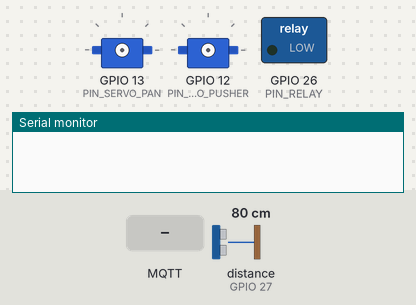
A program run on a simulated ESP32. Parts: 2 × servo, switched loads named in the program (green lamp = pin HIGH), the last lines printed to the serial monitor. Inputs (shaded band) come from the test bench; at power-on: distance to the obstacle (sensor on GPIO 27) 80 cm. The echo pulse lasts 58.3 µs per cm; WiFi joins after 1.5 s; servers stay silent unless stated; no MQTT or app messages arrive unless stated.

Above: at 0.0 s.
At 5.0 s:
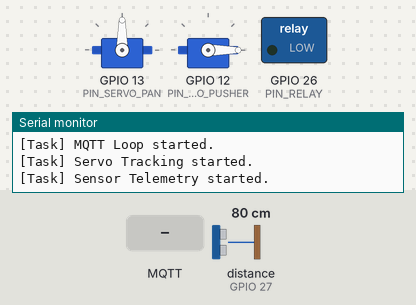
5.1 s: MQTT message "1" arrives on the second subscribed topic
At 5.5 s:
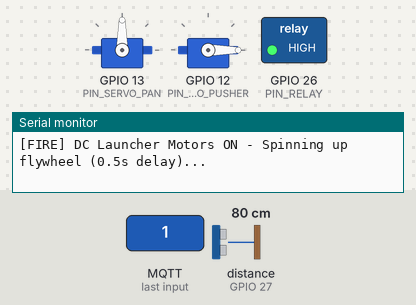
7.8 s: MQTT message "1" arrives on the first subscribed topic
9.3 s: MQTT message "on" arrives on the first subscribed topic
Timing chart, 0 to 12.3 s (numbered marks = the images above; inputs shaded):
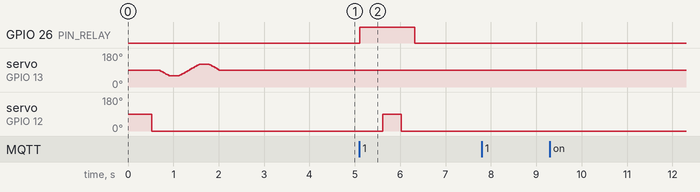

Measured:
- after the input at 5.1 s, GPIO 26 (PIN_RELAY): LOW → HIGH at once, → LOW 1.2 s later; servo on GPIO 12 (PIN_SERVO_PUSHER): 0° → 90° after 0.52 s, → 0° 0.40 s later

The program:

main.cpp
```cpp
// ============================================================================
// Auto-Aiming Turret - ESP32 Hardware Node Firmware
// FreeRTOS-based servo tracking, ultrasonic telemetry, and relay fire control
// ============================================================================

#include <Arduino.h>
#include <WiFi.h>
#include <WiFiClientSecure.h>
#include <PubSubClient.h>
#include <ESP32Servo.h>
#include <NewPing.h>
#include <ArduinoJson.h>
#include "config.h"

// ============================================================================
// ISRG Root X1 CA Certificate (for HiveMQ Cloud TLS on port 8883)
// ============================================================================
static const char *root_ca PROGMEM = R"EOF(
-----BEGIN CERTIFICATE-----
MIIFazCCA1OgAwIBAgIRAIIQz7DSQONZRGPgu2OCiwAwDQYJKoZIhvcNAQELBQAw
TzELMAkGA1UEBhMCVVMxKTAnBgNVBAoTIEludGVybmV0IFNlY3VyaXR5IFJlc2Vh
cmNoIEdyb3VwMRUwEwYDVQQDEwxJU1JHIFJvb3QgWDEwHhcNMTUwNjA0MTEwNDM4
WhcNMzUwNjA0MTEwNDM4WjBPMQswCQYDVQQGEwJVUzEpMCcGA1UEChMgSW50ZXJu
ZXQgU2VjdXJpdHkgUmVzZWFyY2ggR3JvdXAxFTATBgNVBAMTDElTUkcgUm9vdCBY
MTCCAiIwDQYJKoZIhvcNAQEBBQADggIPADCCAgoCggIBAK3oJHP0FDfzm54rVygc
h77ct984kIxuPOZXoHj3dcKi/vVqbvYATyjb3miGbESTtrFj/RQSa78f0uoxmyF+
0TM8ukj13Xnfs7j/EvEhmkvBioZxaUpmZmyPfjxwv60pIgbz5MDmgK7iS4+3mX6U
A5/TR5d8mUgjU+g4rk8Kb4Mu0UlXjIB0ttov0DiNewNwIRt18jA8+o+u3dpjq+sW
T8KOEUt+zwvo/7V3LvSye0rgTBIlDHCNAymg4VMk7BPZ7hm/ELNKjD+Jo2FR3qyH
B5T0Y3HsLuJvW5iB4YlcNHlsdu87kGJ55tukmi8mxdAQ4Q7e2RCOFvu396j3x+UC
B5iPNgiV5+I3lg02dZ77DnKxHZu8A/lJBdiB3QW0KtZB6awBdpUKD9jf1b0SHzUv
KBds0pjBqAlkd25HN7rOrFleaJ1/ctaJxQZBKT5ZPt0m9STJEadao0xAH0ahmbWn
OlFuhjuefXKnEgV4We0+UXgVCwOPjdAvBbI+e0ocS3MFEvzG6uBQE3xDk3SzynTn
jh8BCNAw1FtxNrQHusEwMFxIt4I7mKZ9YIqioymCzLq9gwQbooMDQaHWBfEbwrbw
qHyGO0aoSCqI3Haadr8faqU9GY/rOPNk3sgrDQoo//fb4hVC1CLQJ13hef4Y53CI
rU7m2Ys6xt0nUW7/vGT1M0NPAgMBAAGjQjBAMA4GA1UdDwEB/wQEAwIBBjAPBgNV
HRMBAf8EBTADAQH/MB0GA1UdDgQWBBR5tFnme7bl5AFzgAiIyBpY9umbbjANBgkq
hkiG9w0BAQsFAAOCAgEAVR9YqbyyqFDQDLHYGmkgJykIrGF1XIpu+ILlaS/V9lZL
ubhzEFnTIZd+50xx+7LSYK05qAvqFyFWhfFQDlnrzuBZ6brJFe+GnY+EgPbk6ZGQ
3BebYhtF8GaV0nxvwuo77x/Py9auJ/GpsMiu/X1+mvoiBOv/2X/qkSsisRcOj/KK
NFtY2PwByVS5uCbMiogziUwthDyC3+6WVwW6LLv3xLfHTjuCvjHIInNzktHCgKQ5
ORAzI4JMPJ+GslWYHb4phowim57iaztXOoJwTdwJx4nLCgdNbOhdjsnvzqvHu7Ur
TkXWStAmzOVyyghqpZXjFaH3pO3JLF+l+/+sKAIuvtd7u+Nxe5AW0wdeRlN8NwdC
jNPElpzVmbUq4JUagEiuTDkHzsxHpFKVK7q4+63SM1N95R1NbdWhscdCb+ZAJzVc
oyi3B43njTOQ5yOf+1CceWxG1bQVs5ZufpsMljq4Ui0/1lvh+wjChP4kqKOJ2qxq
4RgqsahDYVvTH9w7jXbyLeiNdd8XM2w9U/t7y0Ff/9yi0GE44Za4rF2LN9d11TPA
mRGunUHBcnWEvgJBQl9nJEiU0Zsnvgc/ubhPgXRR4Xq37Z0j4r7g1SgEEzwxA57d
emyPxgcYxn/eR44/KJ4EBs+lVDR3veyJm+kXQ99b21/+jh5Xos1AnX5iItreGCc=
-----END CERTIFICATE-----
)EOF";

// ============================================================================
// Global Objects
// ============================================================================
WiFiClientSecure espSecureClient;
PubSubClient     mqttClient(espSecureClient);
Servo            servoPan;
Servo            servoPusher;
NewPing           sonar(PIN_ULTRASONIC_TRIG, PIN_ULTRASONIC_ECHO, MAX_DISTANCE_CM);

// ============================================================================
// Shared State (protected by mutex)
// ============================================================================
SemaphoreHandle_t xStateMutex;

volatile float targetDx  = 0.0f;   // Latest error from Vision Node (X-axis only)
volatile float panAngle  = SERVO_PAN_CENTER;
volatile bool  fireRequested = false;
volatile bool  targetLocked  = false;
volatile bool  targetFound   = false;
volatile float lastDistanceCm = 0.0f;

// ============================================================================
// WiFi Connection
// ============================================================================

void connectWiFi() {
    Serial.printf("[WiFi] Connecting to %s", WIFI_SSID);
    WiFi.mode(WIFI_STA);
    WiFi.begin(WIFI_SSID, WIFI_PASSWORD);

    int attempts = 0;
    while (WiFi.status() != WL_CONNECTED && attempts < 40) {
        delay(500);
        Serial.print(".");
        attempts++;
    }

    if (WiFi.status() == WL_CONNECTED) {
        Serial.printf("\n[WiFi] Connected! IP: %s\n", WiFi.localIP().toString().c_str());
    } else {
        Serial.println("\n[WiFi] Connection FAILED. Will retry in MQTT task...");
    }
}

// ============================================================================
// MQTT Callback - Message Dispatcher
// ============================================================================
void mqttCallback(char *topic, byte *payload, unsigned int length) {
    // Parse payload into a null-terminated string
    char message[length + 1];
    memcpy(message, payload, length);
    message[length] = '\0';

    Serial.printf("[MQTT] Received [%s]: %s\n", topic, message);

    // --- Vision Error Offset ---
    if (strcmp(topic, TOPIC_VISION_ERROR) == 0) {
        JsonDocument doc;
        DeserializationError err = deserializeJson(doc, message);
        if (err) {
            Serial.printf("[MQTT] JSON parse error on vision/error: %s\n", err.c_str());
            return;
        }
        float dx = doc["dx"] | 0.0f;
        bool locked = doc["locked"] | (abs(dx) <= TRACKING_DEADBAND_PX && dx != 0.0f);
        bool found = doc["found"] | (dx != 0.0f);

        if (xSemaphoreTake(xStateMutex, pdMS_TO_TICKS(10)) == pdTRUE) {
            targetDx = dx;
            targetLocked = locked;
            targetFound = found;
            xSemaphoreGive(xStateMutex);
        }
    }
    // --- Fire Command ---
    else if (strcmp(topic, TOPIC_CONTROL_FIRE) == 0) {
        Serial.println("[MQTT] >>> FIRE COMMAND RECEIVED <<<");
        if (xSemaphoreTake(xStateMutex, pdMS_TO_TICKS(10)) == pdTRUE) {
            fireRequested = true;
            xSemaphoreGive(xStateMutex);
        }
    }
}

// ============================================================================
// MQTT Connect / Reconnect
// ============================================================================
bool connectMQTT() {
    if (mqttClient.connected()) return true;

    Serial.printf("[MQTT] Connecting to %s:%d ...\n", MQTT_HOST, MQTT_PORT);

    if (mqttClient.connect(MQTT_CLIENT_ID, MQTT_USERNAME, MQTT_PASSWORD)) {
        Serial.println("[MQTT] Connected to HiveMQ Cloud!");

        // Subscribe to topics
        mqttClient.subscribe(TOPIC_VISION_ERROR);
        mqttClient.subscribe(TOPIC_CONTROL_FIRE);
        Serial.printf("[MQTT] Subscribed to: %s, %s\n", TOPIC_VISION_ERROR, TOPIC_CONTROL_FIRE);
        return true;
    } else {
        Serial.printf("[MQTT] Connection failed, state=%d. Retrying in 5s...\n", mqttClient.state());
        return false;
    }
}

// ============================================================================
// Publish Helpers
// ============================================================================
void publishTelemetry(float distance_cm) {
    if (!mqttClient.connected()) return;

    JsonDocument doc;
    doc["distance_cm"] = round(distance_cm * 10.0f) / 10.0f;
    doc["pan_angle"]   = (int)panAngle;

    char buffer[128];
    serializeJson(doc, buffer, sizeof(buffer));
    mqttClient.publish(TOPIC_SENSOR_TELEMETRY, buffer);
}

void publishFireEvent(float distance_cm) {
    if (!mqttClient.connected()) return;

    JsonDocument doc;
    doc["event"]       = "fire";
    doc["distance_cm"] = round(distance_cm * 10.0f) / 10.0f;
    doc["pan_angle"]   = (int)panAngle;

    char buffer[128];
    serializeJson(doc, buffer, sizeof(buffer));
    mqttClient.publish(TOPIC_EVENT_FIRE, buffer);
    Serial.printf("[FIRE] Event published: %s\n", buffer);
}

// ============================================================================
// Fire Sequence - Activate Launcher Relay & Ammo Pusher Servo
// ============================================================================
void executeFireSequence() {
    float dist;
    if (xSemaphoreTake(xStateMutex, pdMS_TO_TICKS(10)) == pdTRUE) {
        dist = lastDistanceCm;
        xSemaphoreGive(xStateMutex);
    } else {
        dist = 0;
    }

    Serial.printf("[FIRE] Initiating fire sequence (distance: %.1f cm)\n", dist);

    // 1. Activate BOTH DC Motors via Relay (Flywheel Spin-up)
    digitalWrite(PIN_RELAY, HIGH);
    Serial.println("[FIRE] DC Launcher Motors ON - Spinning up flywheel (0.5s delay)...");
    vTaskDelay(pdMS_TO_TICKS(500));  // Tepat 0.5 detik (500ms) spin-up delay

    // 2. Extend Ammo Pusher Servo SG90 (Feed dart/ammo into flywheel launcher)
    Serial.println("[FIRE] Pusher Servo SG90 EXTENDING (feeding ammo)...");
    servoPusher.write(SERVO_PUSHER_PUSH);
    vTaskDelay(pdMS_TO_TICKS(400));  // 400ms stroke delay

    // 3. Retract Ammo Pusher Servo SG90 (Return to rest position)
    Serial.println("[FIRE] Pusher Servo SG90 RETRACTING (rest position)...");
    servoPusher.write(SERVO_PUSHER_REST);
    vTaskDelay(pdMS_TO_TICKS(300));  // 300ms retraction delay

    // 4. Deactivate BOTH DC Motors
    digitalWrite(PIN_RELAY, LOW);
    Serial.println("[FIRE] DC Launcher Motors OFF");

    publishFireEvent(dist);
    Serial.println("[FIRE] Fire sequence completed successfully.");
}

// ============================================================================
// FreeRTOS Task: MQTT Loop (handles WiFi reconnect + MQTT keep-alive)
// ============================================================================
void taskMQTTLoop(void *pvParameters) {
    Serial.println("[Task] MQTT Loop started.");
    unsigned long lastReconnectAttempt = 0;

    for (;;) {
        // Ensure WiFi is connected
        if (WiFi.status() != WL_CONNECTED) {
            Serial.println("[WiFi] Lost connection. Reconnecting...");
            WiFi.disconnect();
            WiFi.begin(WIFI_SSID, WIFI_PASSWORD);

            int attempts = 0;
            while (WiFi.status() != WL_CONNECTED && attempts < 20) {
                vTaskDelay(pdMS_TO_TICKS(500));
                attempts++;
            }
            if (WiFi.status() == WL_CONNECTED) {
                Serial.printf("[WiFi] Reconnected. IP: %s\n", WiFi.localIP().toString().c_str());
            }
        }

        // Ensure MQTT is connected
        if (!mqttClient.connected()) {
            unsigned long now = millis();
            if (now - lastReconnectAttempt > 5000) {
                lastReconnectAttempt = now;
                connectMQTT();
            }
        } else {
            mqttClient.loop();  // Process incoming messages & keep-alive
        }

        vTaskDelay(pdMS_TO_TICKS(10));  // Yield to other tasks
    }
}

// ============================================================================
// FreeRTOS Task: Servo Tracking
// Reads latest (dx, dy) error and applies proportional correction to servos.
// ============================================================================
void taskServoTracking(void *pvParameters) {
    Serial.println("[Task] Servo Tracking started.");

    int lockCounter = 0;                          // Menghitung berapa lama target stabil di tengah
    unsigned long lastAutoFireTime = 0;           // Timer cooldown antar tembakan
    const int LOCK_REQUIRED_TICKS = 15;           // Target harus stabil di tengah selama ~300ms (15 x 20ms)
    const unsigned long FIRE_COOLDOWN_MS = 3000;  // Jeda 3 detik setelah menembak agar tidak spamming

    for (;;) {
        float dx = 0;
        bool isFound = false;
        bool isLocked = false;
        bool shouldFire = false;

        if (xSemaphoreTake(xStateMutex, pdMS_TO_TICKS(10)) == pdTRUE) {
            dx = targetDx;
            isFound = targetFound;
            isLocked = targetLocked;
            shouldFire = fireRequested;
            if (shouldFire) fireRequested = false;  // Consume manual fire flag
            xSemaphoreGive(xStateMutex);
        }

        // --- Deteksi Auto-Fire saat Target Terkunci (Locked di Tengah Crosshair) ---
        if (isFound && (isLocked || (abs(dx) <= TRACKING_DEADBAND_PX && dx != 0.0f))) {
            lockCounter++;
            if (lockCounter >= LOCK_REQUIRED_TICKS && (millis() - lastAutoFireTime > FIRE_COOLDOWN_MS)) {
                shouldFire = true;
                lockCounter = 0;
                lastAutoFireTime = millis();
                Serial.println("[AUTO-FIRE] Target LOCKED di crosshair! Menjalankan tembakan otomatis...");
            }
        } else {
            lockCounter = 0;
        }

        // --- Apply MG996R Smooth Proportional Tracking ---
        // 1. Deadband filter: ignore small jitter within +/- TRACKING_DEADBAND_PX of center
        float trackDx = dx;
        if (abs(trackDx) <= TRACKING_DEADBAND_PX) {
            trackDx = 0.0f;
        }

        if (trackDx != 0.0f) {
            // 2. Normalize error relative to 640px frame half-width (320px) -> [-1.0, 1.0]
            float normDx = trackDx / 320.0f;
            normDx = constrain(normDx, -1.0f, 1.0f);

            // 3. Calculate step size per 20ms tick with slew rate limiting (MAX_SERVO_STEP_DEG)
            float angleStep = normDx * MAX_SERVO_STEP_DEG * TRACKING_DIRECTION;

            // 4. Update and clamp pan angle strictly within 180° bounds (0° - 180°)
            panAngle += angleStep;
            panAngle = constrain(panAngle, (float)SERVO_PAN_MIN, (float)SERVO_PAN_MAX);

            servoPan.write((int)panAngle);
        }

        // --- Fire Logic (Auto Lock atau Manual via Web) ---
        if (shouldFire) {
            executeFireSequence();
        }

        vTaskDelay(pdMS_TO_TICKS(20));  // ~50Hz servo update rate
    }
}

// ============================================================================
// FreeRTOS Task: Ultrasonic Sensor Telemetry
// Periodically reads HC-SR04 and publishes distance to MQTT.
// ============================================================================
void taskSensorTelemetry(void *pvParameters) {
    Serial.println("[Task] Sensor Telemetry started.");

    for (;;) {
        // NewPing ping_cm() returns 0 on out-of-range or timeout
        unsigned int distance = sonar.ping_cm();
        float dist_cm = (distance == 0) ? (float)MAX_DISTANCE_CM : (float)distance;

        // Store for fire event reporting
        if (xSemaphoreTake(xStateMutex, pdMS_TO_TICKS(10)) == pdTRUE) {
            lastDistanceCm = dist_cm;
            xSemaphoreGive(xStateMutex);
        }

        publishTelemetry(dist_cm);

        vTaskDelay(pdMS_TO_TICKS(TELEMETRY_INTERVAL));
    }
}

// ============================================================================
// Kalibrasi Awal Servo Pan (Startup Homing & Centering Routine)
// ============================================================================
void calibratePanServo() {
    Serial.println("\n----------------------------------------------");
    Serial.println("[CALIBRATION] Memulai kalibrasi titik tengah Servo Pan...");
    Serial.println("----------------------------------------------");

    // 1. Pastikan servo pusher dalam posisi aman (0 derajat / REST)
    servoPusher.write(SERVO_PUSHER_REST);
    delay(150);

    // 2. Sapuan halus ke kiri aman (60 derajat)
    Serial.println("[CALIBRATION] Sapuan homing: bergerak ke kiri (60°)...");
    for (int angle = SERVO_PAN_CENTER; angle >= 60; angle -= 2) {
        servoPan.write(angle);
        delay(15);
    }
    delay(200);

    // 3. Sapuan halus ke kanan aman (120 derajat)
    Serial.println("[CALIBRATION] Sapuan homing: bergerak ke kanan (120°)...");
    for (int angle = 60; angle <= 120; angle += 2) {
        servoPan.write(angle);
        delay(15);
    }
    delay(200);

    // 4. Kembali secara halus ke titik tengah (SERVO_PAN_CENTER = 90 derajat)
    Serial.printf("[CALIBRATION] Kembali dan mengunci di TITIK TENGAH (%d°)...\n", SERVO_PAN_CENTER);
    for (int angle = 120; angle >= SERVO_PAN_CENTER; angle -= 2) {
        servoPan.write(angle);
        delay(15);
    }
    servoPan.write(SERVO_PAN_CENTER);
    delay(300);

    // 5. Inisialisasi state variable tracking
    if (xSemaphoreTake(xStateMutex, pdMS_TO_TICKS(100)) == pdTRUE) {
        panAngle = (float)SERVO_PAN_CENTER;
        targetDx = 0.0f;
        targetLocked = false;
        targetFound = false;
        xSemaphoreGive(xStateMutex);
    }

    Serial.printf("[CALIBRATION] Kalibrasi selesai! Servo Pan terkunci di titik tengah (%d°).\n\n", SERVO_PAN_CENTER);
}

// ============================================================================
// Arduino setup() - Initialization
// ============================================================================
void setup() {
    Serial.begin(115200);
    delay(500);
    Serial.println("\n==============================================");
    Serial.println("  Auto-Aiming Turret - ESP32 Hardware Node");
    Serial.println("==============================================\n");

    // --- GPIO Setup ---
    pinMode(PIN_RELAY, OUTPUT);
    digitalWrite(PIN_RELAY, LOW);  // Ensure relay starts OFF

    // --- Servo Initialization (MG996R Pan & Ammo Pusher) ---
    ESP32PWM::allocateTimer(0);
    ESP32PWM::allocateTimer(1);
    servoPan.setPeriodHertz(50);
    servoPusher.setPeriodHertz(50);
    // MG996R 180° pulse width range: 500us (0°) to 2500us (180°)
    servoPan.attach(PIN_SERVO_PAN, SERVO_PAN_PULSE_MIN, SERVO_PAN_PULSE_MAX);
    servoPusher.attach(PIN_SERVO_PUSHER, 500, 2400);

    // --- Create Mutex ---
    xStateMutex = xSemaphoreCreateMutex();

    // --- Kalibrasi Awal Titik Tengah Servo Pan ---
    calibratePanServo();

    // --- WiFi Connection ---
    connectWiFi();

    // --- Secure MQTT Setup ---
    espSecureClient.setCACert(root_ca);
    mqttClient.setServer(MQTT_HOST, MQTT_PORT);
    mqttClient.setCallback(mqttCallback);
    mqttClient.setBufferSize(512);  // Increase for larger JSON payloads
    connectMQTT();

    // --- Launch FreeRTOS Tasks ---
    xTaskCreatePinnedToCore(
        taskMQTTLoop,        // Task function
        "MQTTLoop",          // Name
        TASK_STACK_MQTT,     // Stack size
        NULL,                // Parameters
        TASK_PRIORITY_MQTT,  // Priority
        NULL,                // Task handle
        0                    // Core 0 (protocol core)
    );

    xTaskCreatePinnedToCore(
        taskServoTracking,
        "ServoTrack",
        TASK_STACK_SERVO,
        NULL,
        TASK_PRIORITY_SERVO,
        NULL,
        1                    // Core 1 (real-time core)
    );

    xTaskCreatePinnedToCore(
        taskSensorTelemetry,
        "SensorTelem",
        TASK_STACK_SENSOR,
        NULL,
        TASK_PRIORITY_SENSOR,
        NULL,
        0                    // Core 0
    );

    Serial.println("[Setup] All FreeRTOS tasks launched. System ready.\n");
}

// ============================================================================
// Arduino loop() - Idle (all work handled by FreeRTOS tasks)
// ============================================================================
void loop() {
    vTaskDelay(pdMS_TO_TICKS(1000));  // Yield to FreeRTOS scheduler
}
```

Source omitted: config.h (2818 bytes)
